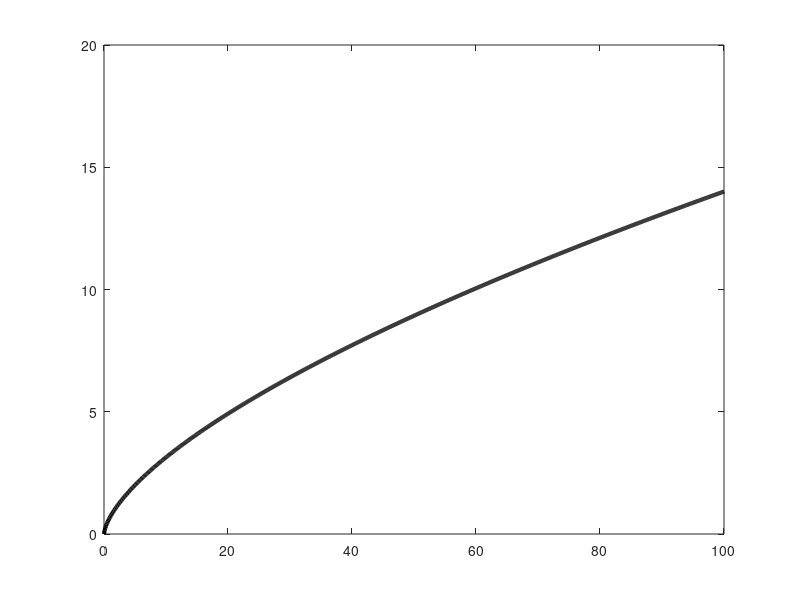

Write the MATLAB code that produced this figure. (Note: this script raises an error after producing the figure.)
tic

%--- (1) Setup parameters, pre-fill matrices
cmap = cool(7);
V    = zeros(1000, 1);
grid = 1000;
K    = linspace(1e-6, 100, grid);
aB   = 0.65*0.9; Theta = 1.2; Alpha = 0.65;

%--- (2) Plot analytical solution to determine performance
plot(K, aB*Theta*K.^Alpha, '-k', 'LineWidth', 3)
hold all

%--- (3) Iterate using Howard Algorithm, plot each step
for l= 1:7
    [V,k] = IteratePolicy(V,100);
    plot(K, K(k), 'color', cmap(l, :))
end

legend('Analytical', 'Iter1', 'Iter2', 'Iter3', 'Iter4', 'Iter5',...
      'Iter6', 'Iter7', 'Location', 'NorthWest')
xlabel('Amount of Capital')
ylabel('Optimal k_{t+1}')
title('Policy Function Iteration and Consumption')

%---- (1) Start the simulation

K1   = 100;
T    = 10;
people = 1000;
epsilon = randi(2,people,T);
epsilon(epsilon == 1) = -2;

kapit       = zeros(people, T);
consum      = zeros(people, T);
kapit(:, 1) = K1;


for t= 1:T
    for j= 1:people
    position      = round(kapit(j, t)/grid +1);
    kapit(j, t+1) = K(position);
    consum(j, t)  = Theta*(kapit(j, t).^Alpha) - kapit(j, t+1);
    kapit(j, t+1) = kapit(j, t+1) + epsilon(j, t);
    
    end
end
    
%--- (3) Output
plot([1:1:T], consum)
ylabel('Consumption', 'FontSize', 12)
xlabel('Time', 'FontSize', 12)
title('Simulated Consumption Paths', 'FontSize', 16)

figure(2)
hist(sum(consum, 2))
title('Lifetime Consumption', 'FontSize', 16)

toc